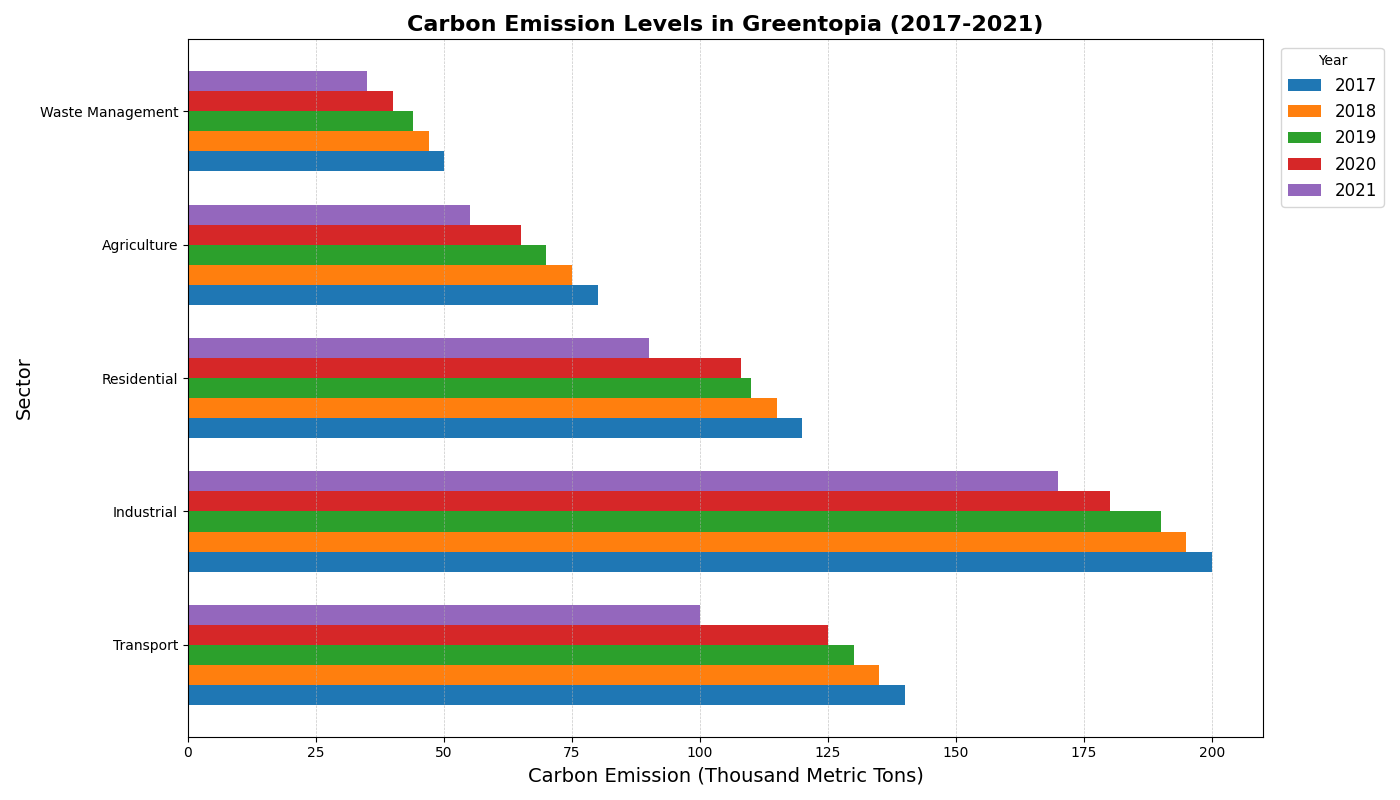

Write Python code to recreate this figure.
import matplotlib.pyplot as plt
import numpy as np

sectors = ['Transport', 'Industrial', 'Residential', 'Agriculture', 'Waste Management']
years = ['2017', '2018', '2019', '2020', '2021']

emission_levels = np.array([
    [140, 135, 130, 125, 100],  # Transport
    [200, 195, 190, 180, 170],  # Industrial
    [120, 115, 110, 108,   90],  # Residential
    [80,   75,  70,  65,   55],  # Agriculture
    [50,   47,  44,  40,   35]   # Waste Management
])

fig, ax = plt.subplots(figsize=(14, 8))

bar_height = 0.15
indices = np.arange(len(sectors))

for i, year in enumerate(years):
    bar_positions = indices + i * bar_height
    ax.barh(bar_positions, emission_levels[:, i], bar_height, label=year)

ax.set_ylabel('Sector', fontsize=14)
ax.set_xlabel('Carbon Emission (Thousand Metric Tons)', fontsize=14)
ax.set_title('Carbon Emission Levels in Greentopia (2017-2021)', fontsize=16, fontweight='bold')
ax.set_yticks(indices + bar_height * len(years) / 2)
ax.set_yticklabels(sectors)

ax.legend(title='Year', loc='upper right', bbox_to_anchor=(1.12, 1), fontsize='large')
ax.xaxis.grid(True, linestyle='--', which='major', linewidth=0.5, alpha=0.7)

plt.tight_layout()
plt.show()
